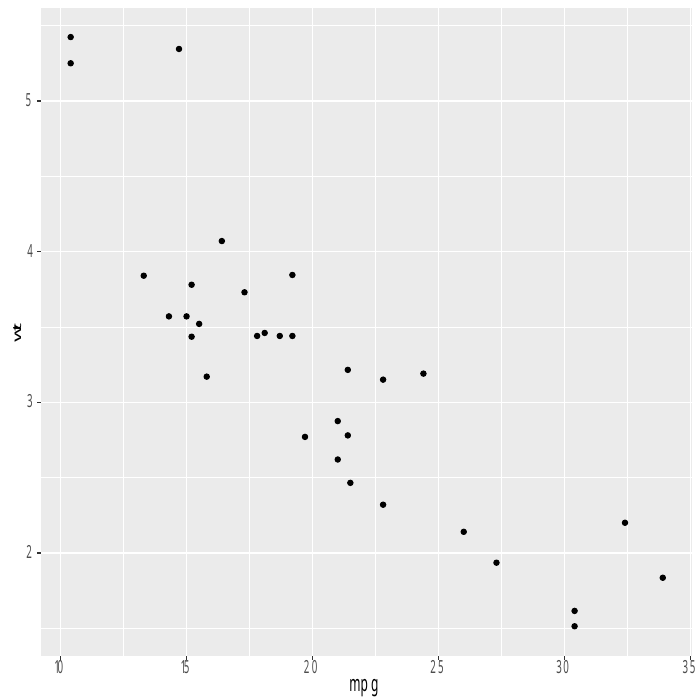

Reproduce this figure in R.
# https://mirrors.tuna.tsinghua.edu.cn/CRAN/web/packages/xkcd/vignettes/xkcd-intro.pdf

library(xkcd)

font_import(paths = "ISCGwR/data/", pattern = "[X/x]kcd", prompt = FALSE)
loadfonts()

pdf(file = "ISCGwR/data/xkcd_origin.pdf", family = "xkcd")
ggplot(aes(x = mpg, y = wt), data = mtcars) +
  geom_point() +
  theme(text = element_text(size = 16, family = "xkcd"))
# ggplot(aes(mpg, wt), data = mtcars) + geom_point() +
#   theme_xkcd()
dev.off()

extrafont::embed_fonts("ISCGwR/data/xkcd.pdf", outfile = "ISCGwR/data/xkcd_embed.pdf")
